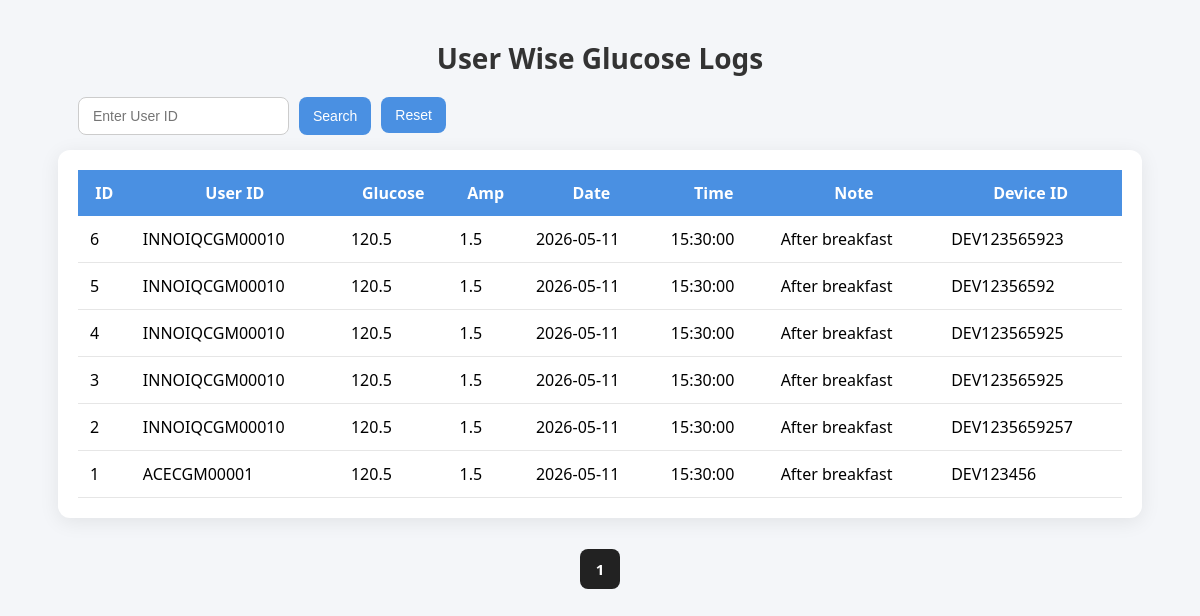
The app's page /api/userwiselogs/ with its own data.
### api/models.py (models this page shows, shortened)
class LogEntry(models.Model):
    user = models.ForeignKey("UserMaster", on_delete=models.CASCADE)  # <--- Use string reference
    glucose_value = models.FloatField()
    amp = models.FloatField()
    timestamp = models.DateTimeField()
    note = models.TextField(null=True, blank=True)
    deviceid = models.TextField(null=True, blank=True)
    created_at = models.DateTimeField(auto_now_add=True, null=True, blank=True)  #automatically save date and time

class UserMaster(models.Model):
    user_id = models.CharField(
        max_length=20,
        primary_key=True,
        editable=True,
        unique=True
    )
    first_name = models.CharField(max_length=100,)
    middle_name = models.CharField(max_length=100, null=True, blank=True)
    last_name = models.CharField(max_length=100,null=True, blank=True)
    email_id=models.EmailField(unique=True,null=True, blank=False)
    password = models.CharField(max_length=255,null=True, blank=True)
    GENDER_CHOICES = [
        ('Male', 'Male'),
        ('Female', 'Female'),
        ('Other', 'Other'),
    ]
    gender = models.CharField(max_length=10,choices=GENDER_CHOICES,null=True, blank=True)
    dob = models.DateField(null=True, blank=True)
    mobile_number = models.CharField(max_length=20,null=True, blank=True,unique=True,validators=[validate_phone_number])
    address = models.TextField(null=True, blank=True)
    city = models.CharField(max_length=100,null=True, blank=True)
    state = models.CharField(max_length=100,null=True, blank=True)
    zip_code = models.CharField(max_length=20,null=True, blank=True)
    isNewUser = models.BooleanField(default=True) #for new user
    profile_picture = models.ImageField(
        upload_to='profile_pics/',
        null=True,
        blank=True
    )
    google_profile_picture = models.URLField(null=True, blank=True)  # URL string from Google
    created_at = models.DateTimeField(auto_now_add=True)
    updated_at = models.DateTimeField(auto_now=True)
    emergency_contact_number = models.CharField(max_length=20, null=True, blank=True)
    emergency_contact_name = models.CharField(max_length=100, null=True, blank=True,validators=[validate_phone_number])
    emergency_contact_relation = models.CharField(max_length=50, null=True, blank=True)
    firebase_token = models.TextField(null=True, blank=True)

### api/views.py (the view)
# urls.py: path('userwiselogs/', user_wise_log_entries_page, name='user_wise_logs-page'),
def user_wise_log_entries_page(request):
    user_id   = request.GET.get("user_id")
    logs_list = LogEntry.objects.all().order_by('-id')
    if user_id:
        logs_list = logs_list.filter(user__user_id=user_id)
    paginator = Paginator(logs_list, 150)
    logs      = paginator.get_page(request.GET.get('page'))
    return render(request, "user_wise_log_list.html", {"logs": logs, "user_id": user_id})

### api/templates/user_wise_log_list.html (shortened to what this page needs)
<!DOCTYPE html>
<html lang="en">
<head>
</head>
<body>
<h1>User Wise Glucose Logs</h1>
<div class="filter-box">
    <form method="get" style="display:flex; gap:10px;">
        <input type="text" name="user_id" placeholder="Enter User ID"
               value="{{ user_id|default:'' }}">
        <button type="submit">Search</button>
        <a href="/userwiselogs/">
            <button type="button">Reset</button>
        </a>
    </form>
</div>
<div class="table-container">
    <table>
        <tr>
            <th>ID</th>
            <th>User ID</th>
            <th>Glucose</th>
            <th>Amp</th>
            <th>Date</th>
            <th>Time</th>
            <th>Note</th>
            <th>Device ID</th>
        </tr>
        {% for log in logs %}
        <tr>
            <td>{{ log.id }}</td>
            <td>{{ log.user.user_id }}</td>
            <td>{{ log.glucose_value }}</td>
            <td>{{ log.amp }}</td>
            <td>{{ log.timestamp|date:"Y-m-d" }}</td>
            <td>{{ log.timestamp|date:"H:i:s" }}</td>
            <td class="note-col">{{ log.note }}</td>
            <td class="note-col">{{ log.deviceid }}</td>
        </tr>
        {% endfor %}
    </table>
</div>
<div class="pagination">
    {% for num in logs.paginator.page_range %}
    {% if num >= logs.number|add:'-2' and num <= logs.number|add:'2' %}
    {% if num == logs.number %}
    <span class="active">{{ num }}</span>
    {% else %}
    <a href="?page={{ num }}{% if user_id %}&user_id={{ user_id }}{% endif %}">
        {{ num }}
    </a>
    {% endif %}
    {% endif %}
    {% endfor %}
</div>
</body>
</html>

### api/templates/user_wise_log_list.html (style rules this page uses)
body { font-family: "Segoe UI", sans-serif; background: #f4f6f9; margin: 0; padding: 20px; }
h1 { text-align: center; font-size: 28px; margin-bottom: 20px; color: #333; }
.filter-box { width: 90%; margin: auto; margin-bottom: 15px; display: flex; gap: 12px; flex-wrap: wrap; }
.filter-box input, .filter-box button { padding: 10px 14px; border-radius: 8px; border: 1px solid #ccc; font-size: 14px; }
.filter-box button { background: #4a90e2; color: white; border: none; cursor: pointer; }
.table-container { width: 90%; margin: auto; background: white; padding: 20px; border-radius: 12px; box-shadow: 0 4px 20px rgba(0,0,0,0.08); overflow-x: auto; }
table { width: 100%; border-collapse: collapse; min-width: 900px; }
th { background: #4a90e2; color: white; padding: 12px; }
td { padding: 12px; border-bottom: 1px solid #e6e6e6; }
.note-col { max-width: 300px; word-wrap: break-word; }
.pagination { text-align: center; margin-top: 25px; }
.pagination a, .pagination span { display: inline-block; margin: 6px; padding: 10px 16px; border-radius: 8px; font-size: 15px; text-decoration: none; font-weight: 500; }
.pagination .active { background: #222; color: white; font-weight: bold; }

### records on screen
LogEntry: id "6", user.user_id "INNOIQCGM00010", glucose_value "120.5", amp "1.5", timestamp "2026-05-11", timestamp "15:30:00", note "After breakfast", deviceid "DEV123565923"
LogEntry: id "5", user.user_id "INNOIQCGM00010", glucose_value "120.5", amp "1.5", timestamp "2026-05-11", timestamp "15:30:00", note "After breakfast", deviceid "DEV12356592"
LogEntry: id "4", user.user_id "INNOIQCGM00010", glucose_value "120.5", amp "1.5", timestamp "2026-05-11", timestamp "15:30:00", note "After breakfast", deviceid "DEV123565925"
LogEntry: id "3", user.user_id "INNOIQCGM00010", glucose_value "120.5", amp "1.5", timestamp "2026-05-11", timestamp "15:30:00", note "After breakfast", deviceid "DEV123565925"
LogEntry: id "2", user.user_id "INNOIQCGM00010", glucose_value "120.5", amp "1.5", timestamp "2026-05-11", timestamp "15:30:00", note "After breakfast", deviceid "DEV1235659257"
LogEntry: id "1", user.user_id "ACECGM00001", glucose_value "120.5", amp "1.5", timestamp "2026-05-11", timestamp "15:30:00", note "After breakfast", deviceid "DEV123456"

### other values on screen
{{ num }} "1"
